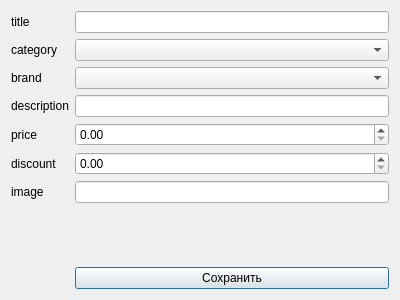
<?xml version="1.0" encoding="UTF-8"?>
<ui version="4.0">
 <class>Dialog_add_product</class>
 <widget class="QDialog" name="Dialog_add_product">
  <property name="geometry">
   <rect>
    <x>0</x>
    <y>0</y>
    <width>400</width>
    <height>300</height>
   </rect>
  </property>
  <property name="windowTitle">
   <string>Dialog</string>
  </property>
  <layout class="QHBoxLayout" name="horizontalLayout">
   <item>
    <layout class="QFormLayout" name="formLayout">
     <item row="0" column="0">
      <widget class="QLabel" name="titleLabel">
       <property name="text">
        <string>title</string>
       </property>
      </widget>
     </item>
     <item row="0" column="1">
      <widget class="QLineEdit" name="titleLineEdit"/>
     </item>
     <item row="1" column="0">
      <widget class="QLabel" name="categoryLabel">
       <property name="text">
        <string>category</string>
       </property>
      </widget>
     </item>
     <item row="1" column="1">
      <widget class="QComboBox" name="categoryComboBox"/>
     </item>
     <item row="2" column="0">
      <widget class="QLabel" name="brandLabel">
       <property name="text">
        <string>brand</string>
       </property>
      </widget>
     </item>
     <item row="2" column="1">
      <widget class="QComboBox" name="brandComboBox"/>
     </item>
     <item row="3" column="0">
      <widget class="QLabel" name="descriptionLabel">
       <property name="text">
        <string>description</string>
       </property>
      </widget>
     </item>
     <item row="3" column="1">
      <widget class="QLineEdit" name="descriptionLineEdit"/>
     </item>
     <item row="5" column="0">
      <widget class="QLabel" name="discountLabel">
       <property name="text">
        <string>discount</string>
       </property>
      </widget>
     </item>
     <item row="5" column="1">
      <widget class="QDoubleSpinBox" name="discountDoubleSpinBox"/>
     </item>
     <item row="6" column="0">
      <widget class="QLabel" name="imageLabel">
       <property name="text">
        <string>image</string>
       </property>
      </widget>
     </item>
     <item row="6" column="1">
      <widget class="QLineEdit" name="imageLineEdit"/>
     </item>
     <item row="4" column="0">
      <widget class="QLabel" name="priceLabel">
       <property name="text">
        <string>price</string>
       </property>
      </widget>
     </item>
     <item row="4" column="1">
      <widget class="QDoubleSpinBox" name="priceDoubleSpinBox">
       <property name="maximum">
        <double>9944444.990000000223517</double>
       </property>
      </widget>
     </item>
     <item row="8" column="1">
      <widget class="QPushButton" name="pushButton">
       <property name="text">
        <string>Сохранить</string>
       </property>
      </widget>
     </item>
     <item row="7" column="1">
      <spacer name="verticalSpacer">
       <property name="orientation">
        <enum>Qt::Orientation::Vertical</enum>
       </property>
       <property name="sizeHint" stdset="0">
        <size>
         <width>20</width>
         <height>40</height>
        </size>
       </property>
      </spacer>
     </item>
    </layout>
   </item>
  </layout>
 </widget>
 <resources/>
 <connections/>
</ui>
